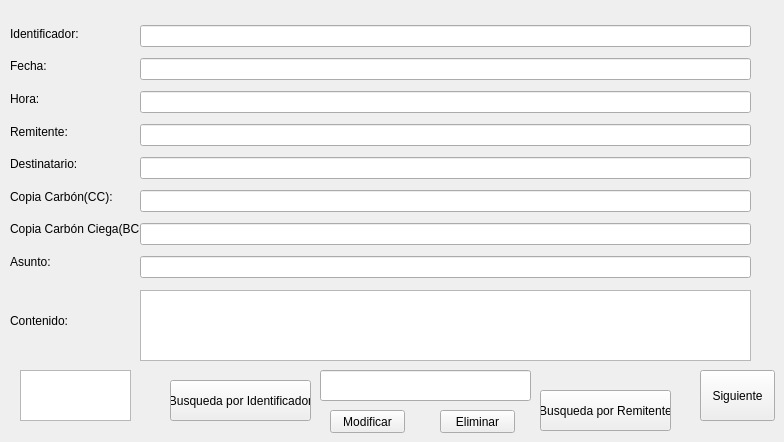
      <widget class="QWidget" name="tab">
       <attribute name="title">
        <string>Modificar/Eliminar Correo</string>
       </attribute>
       <widget class="QWidget" name="layoutWidget_3">
        <property name="geometry">
         <rect>
          <x>10</x>
          <y>20</y>
          <width>131</width>
          <height>341</height>
         </rect>
        </property>
        <layout class="QVBoxLayout" name="verticalLayout_5" stretch="1,1,1,1,1,1,1,1,3">
         <item>
          <widget class="QLabel" name="label_17">
           <property name="text">
            <string>Identificador:</string>
           </property>
          </widget>
         </item>
         <item>
          <widget class="QLabel" name="label_18">
           <property name="text">
            <string>Fecha:</string>
           </property>
          </widget>
         </item>
         <item>
          <widget class="QLabel" name="label_19">
           <property name="text">
            <string>Hora:</string>
           </property>
          </widget>
         </item>
         <item>
          <widget class="QLabel" name="label_20">
           <property name="text">
            <string>Remitente:</string>
           </property>
          </widget>
         </item>
         <item>
          <widget class="QLabel" name="label_21">
           <property name="text">
            <string>Destinatario:</string>
           </property>
          </widget>
         </item>
         <item>
          <widget class="QLabel" name="label_22">
           <property name="text">
            <string>Copia Carbón(CC):</string>
           </property>
          </widget>
         </item>
         <item>
          <widget class="QLabel" name="label_23">
           <property name="text">
            <string>Copia Carbón Ciega(BCC):</string>
           </property>
          </widget>
         </item>
         <item>
          <widget class="QLabel" name="label_24">
           <property name="text">
            <string>Asunto:</string>
           </property>
          </widget>
         </item>
         <item>
          <widget class="QLabel" name="label_25">
           <property name="text">
            <string>Contenido:</string>
           </property>
          </widget>
         </item>
        </layout>
       </widget>
       <widget class="QWidget" name="verticalLayoutWidget_2">
        <property name="geometry">
         <rect>
          <x>140</x>
          <y>20</y>
          <width>611</width>
          <height>271</height>
         </rect>
        </property>
        <layout class="QVBoxLayout" name="verticalLayout_6">
         <item>
          <widget class="QLineEdit" name="lineEdit_16">
           <property name="readOnly">
            <bool>true</bool>
           </property>
          </widget>
         </item>
         <item>
          <widget class="QLineEdit" name="lineEdit_17">
           <property name="readOnly">
            <bool>true</bool>
           </property>
          </widget>
         </item>
         <item>
          <widget class="QLineEdit" name="lineEdit_18">
           <property name="readOnly">
            <bool>true</bool>
           </property>
          </widget>
         </item>
         <item>
          <widget class="QLineEdit" name="lineEdit_19">
           <property name="readOnly">
            <bool>false</bool>
           </property>
          </widget>
         </item>
         <item>
          <widget class="QLineEdit" name="lineEdit_20">
           <property name="readOnly">
            <bool>false</bool>
           </property>
          </widget>
         </item>
         <item>
          <widget class="QLineEdit" name="lineEdit_21">
           <property name="readOnly">
            <bool>false</bool>
           </property>
          </widget>
         </item>
         <item>
          <widget class="QLineEdit" name="lineEdit_22">
           <property name="readOnly">
            <bool>false</bool>
           </property>
          </widget>
         </item>
         <item>
          <widget class="QLineEdit" name="lineEdit_23">
           <property name="readOnly">
            <bool>false</bool>
           </property>
          </widget>
         </item>
        </layout>
       </widget>
       <widget class="QPlainTextEdit" name="plainTextEdit_3">
        <property name="geometry">
         <rect>
          <x>140</x>
          <y>290</y>
          <width>611</width>
          <height>71</height>
         </rect>
        </property>
       </widget>
       <widget class="QPushButton" name="pushButton_11">
        <property name="enabled">
         <bool>true</bool>
        </property>
        <property name="geometry">
         <rect>
          <x>540</x>
          <y>390</y>
          <width>131</width>
          <height>41</height>
         </rect>
        </property>
        <property name="text">
         <string>Busqueda por Remitente</string>
        </property>
       </widget>
       <widget class="QPushButton" name="pushButton_12">
        <property name="geometry">
         <rect>
          <x>170</x>
          <y>380</y>
          <width>141</width>
          <height>41</height>
         </rect>
        </property>
        <property name="text">
         <string>Busqueda por Identificador</string>
        </property>
       </widget>
       <widget class="QPushButton" name="pushButton_13">
        <property name="geometry">
         <rect>
          <x>700</x>
          <y>370</y>
          <width>75</width>
          <height>51</height>
         </rect>
        </property>
        <property name="text">
         <string>Siguiente</string>
        </property>
       </widget>
       <widget class="QLineEdit" name="lineEdit_47">
        <property name="geometry">
         <rect>
          <x>320</x>
          <y>370</y>
          <width>211</width>
          <height>31</height>
         </rect>
        </property>
       </widget>
       <widget class="QTextBrowser" name="textBrowser_5">
        <property name="geometry">
         <rect>
          <x>20</x>
          <y>370</y>
          <width>111</width>
          <height>51</height>
         </rect>
        </property>
       </widget>
       <widget class="QPushButton" name="pushButton_14">
        <property name="geometry">
         <rect>
          <x>330</x>
          <y>410</y>
          <width>75</width>
          <height>23</height>
         </rect>
        </property>
        <property name="text">
         <string>Modificar</string>
        </property>
       </widget>
       <widget class="QPushButton" name="pushButton_15">
        <property name="geometry">
         <rect>
          <x>440</x>
          <y>410</y>
          <width>75</width>
          <height>23</height>
         </rect>
        </property>
        <property name="text">
         <string>Eliminar</string>
        </property>
       </widget>
      </widget>
